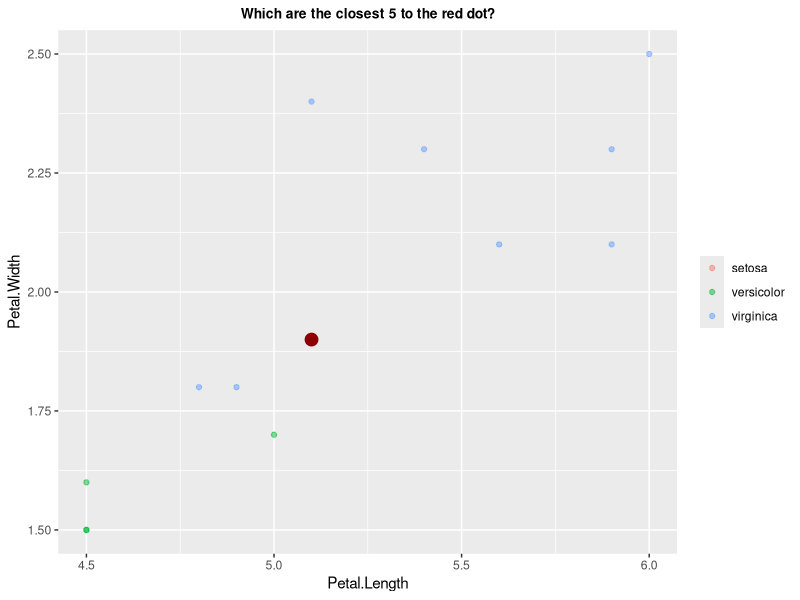
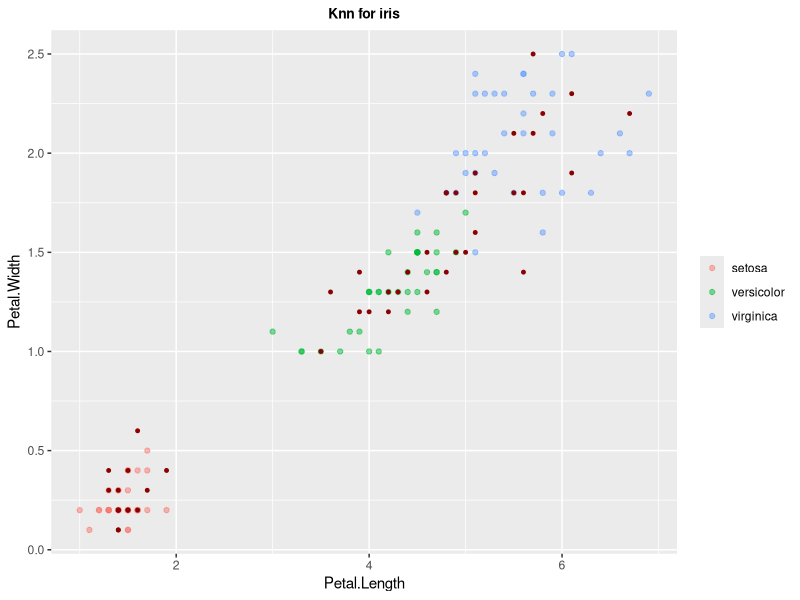
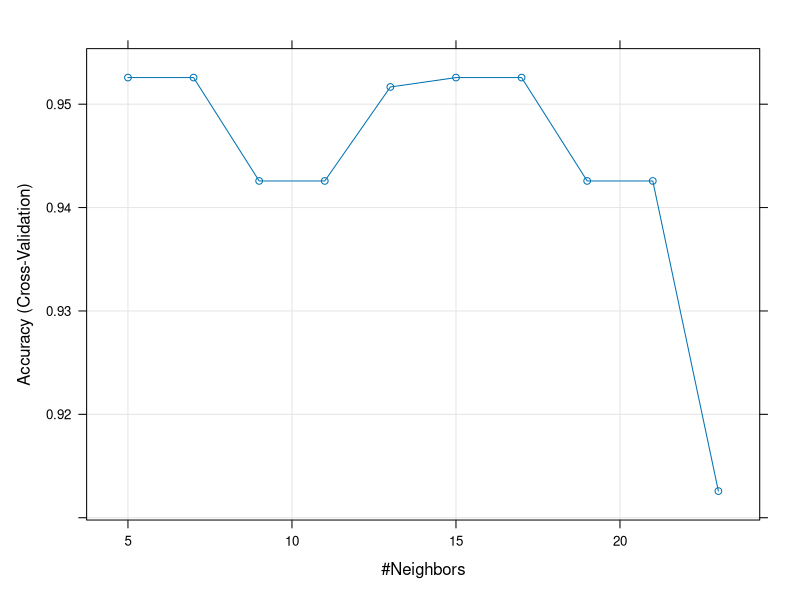
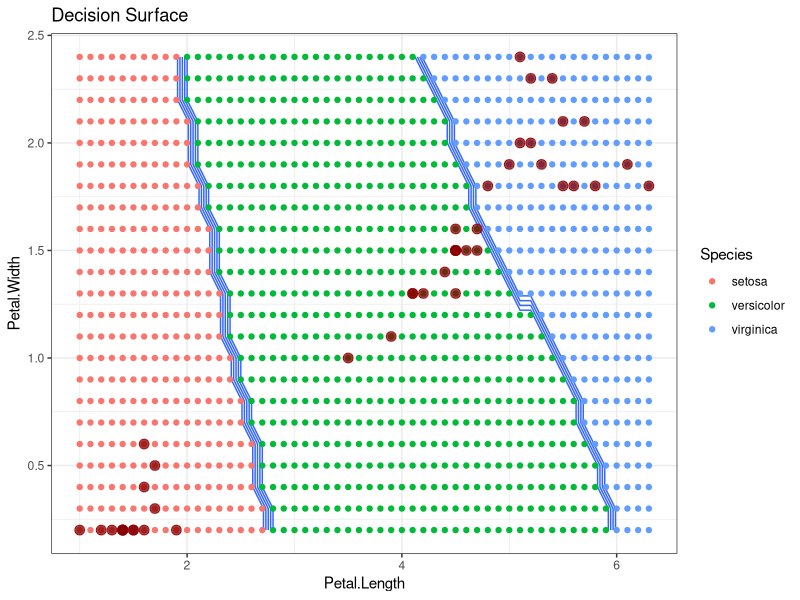
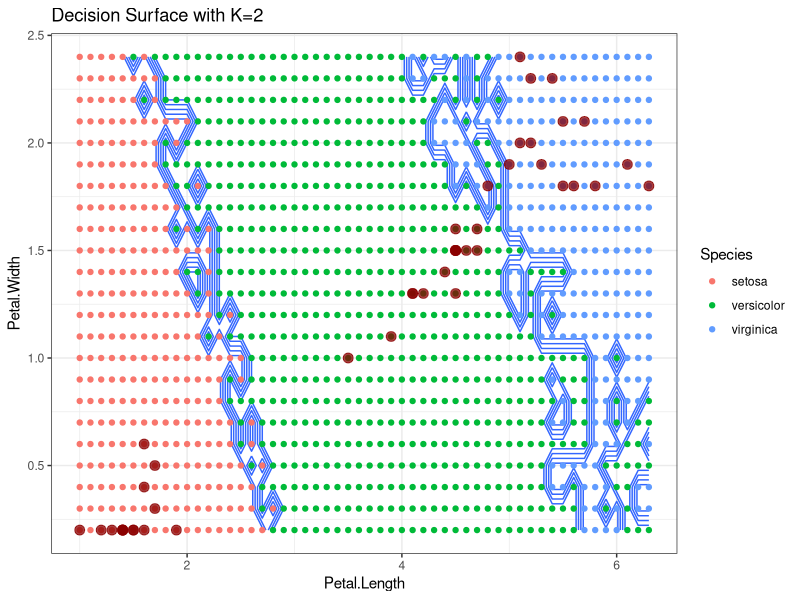
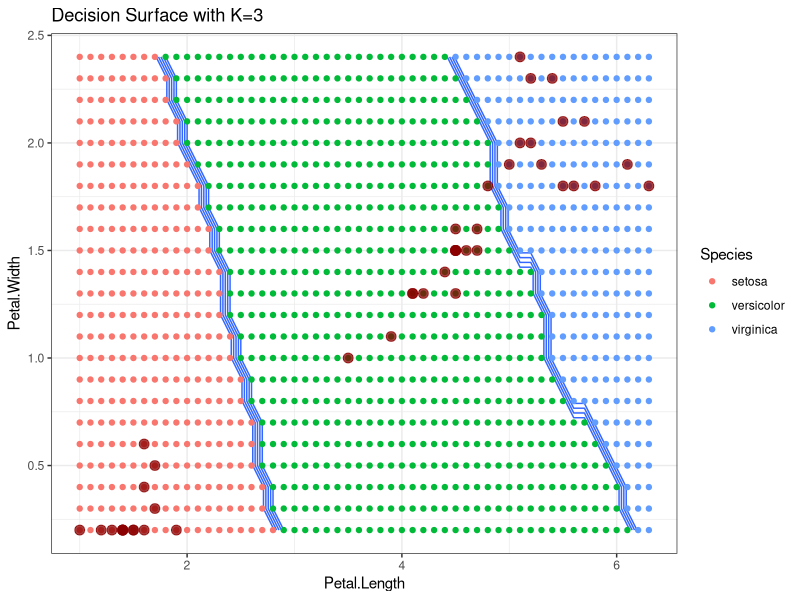
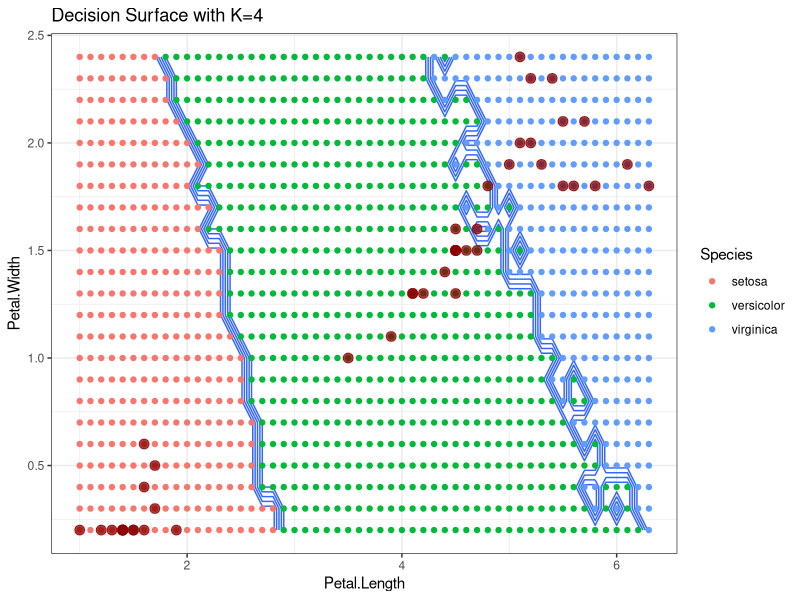
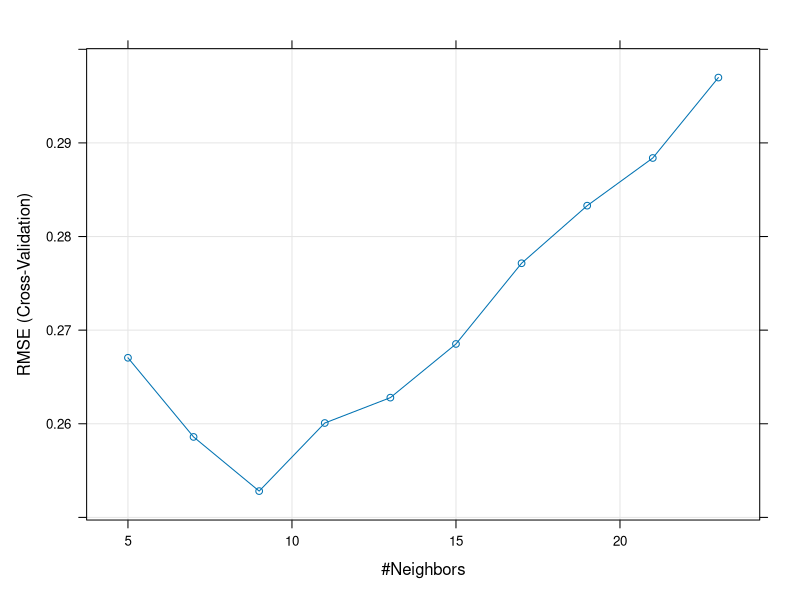

R code for these plots, in order:
## ---- chunk 1
library(caret)
library(tidyverse)

## ---- chunk 2

set.seed(1)

indxTrain <- createDataPartition(y = iris[, names(iris) == "Species"], p = 0.7, list = F)

train <- iris[indxTrain,]

train1<-train%>%
  filter(Species=="setosa")%>% 
  sample_n(10)
train2<-train%>%
  filter(Species=="versicolor")%>% 
  sample_n(10)
train3<-train%>%
  filter(Species=="virginica")%>% 
  sample_n(10)
graph_train<-rbind(train1,train2,train3)

test <- iris[-indxTrain,]

graph_test<-test%>%
  sample_n(1)

ggplot(data=graph_train,mapping = aes(x=Petal.Length,y=Petal.Width,color=Species))+geom_point(alpha=0.5) + 
   geom_point(data=graph_test, color="darkred", size=4) + theme(legend.title = element_blank())+ggtitle("Which are the closest 5 to the red dot?")+xlim(4.5,6)+ylim(1.5,2.5)+
  theme(plot.title = element_text(hjust=0.5, size=10, face='bold'))


knnModel <- train(Species ~.,
                  data = graph_train,
                  method = 'knn',
                  preProcess = c("center","scale"),
                  tuneGrid=data.frame(k=5))

predictedclass<-predict(knnModel,graph_test)

predictedclass

knnModel$finalModel

## ---- chunk 3

ggplot(data=train,mapping = aes(x=Petal.Length,y=Petal.Width,color=Species))+geom_point(alpha=0.5) + 
   geom_point(data=test, color="darkred", size=1) + theme(legend.title = element_blank())+ggtitle("Knn for iris")+
  theme(plot.title = element_text(hjust=0.5, size=10, face='bold'))
## ---- chunk 4
set.seed(1)

indxTrain <- createDataPartition(y = iris[, names(iris) == "Species"], p = 0.7, list = F)

train <- iris[indxTrain,]
test <- iris[-indxTrain,]

# Fit the model on the training set
#set.seed(123)
knn_model_2 <- train(
  Species ~., 
  data = train, 
  method = "knn",
  trControl = trainControl("cv", number = 10),
  preProcess = c("center","scale"),
  tuneLength = 10
  )
knn_model_2
# Plot model error vs different values of k
plot(knn_model_2)
# Best tuning parameter k that minimize the error
knn_model_2$bestTune
# Make predictions on the test data
predictions <- predict(knn_model_2,test)
head(predictions)
# Compute the prediction error 
confusionMatrix(predictions, test$Species)

## ---- chunk 5
# Compute the prediction error 
confusionMatrix(predictions, test$Species)
## ---- chunk 6

library(caret) 
data(iris)

indxTrain <- createDataPartition(y = iris[, names(iris) == "Species"], p = 0.7, list = F)

train <- iris[indxTrain,]
test <- iris[-indxTrain,]

knnModel <- train(Species ~.,
                  data = train,
                  method = 'knn')

pl = seq(min(test$Petal.Length), max(test$Petal.Length), by=0.1)
pw = seq(min(test$Petal.Width), max(test$Petal.Width), by=0.1)

# generates the boundaries for your graph
lgrid <- expand.grid(Petal.Length=pl, 
                     Petal.Width=pw,
                     Sepal.Length = 5.4,
                     Sepal.Width=3.1)

knnPredGrid <- predict(knnModel, newdata=lgrid)
knnPredGrid = as.numeric(knnPredGrid)

# get the points from the test data...
testPred <- predict(knnModel, newdata=test)
testPred <- as.numeric(testPred)
# this gets the points for the testPred...
test$Pred <- testPred

probs <- matrix(knnPredGrid, length(pl), length(pw))

ggplot(data=lgrid) + stat_contour(aes(x=Petal.Length, y=Petal.Width, z=knnPredGrid),bins=10) +
  geom_point(aes(x=Petal.Length, y=Petal.Width, colour=as.factor(knnPredGrid)))+
  geom_point(data=test, aes(x=Petal.Length, y=Petal.Width), size=3, alpha=0.75, color="darkred")+
  theme_bw()+ 
  labs(color = "Species")+
  ggtitle("Decision Surface")+
  scale_color_hue(labels=c('setosa', 'versicolor', 'virginica'))

## ---- chunk 7
library(caret)
library(tidyverse)


knnModel2k <- train(Species ~.,
                  data = train,
                  method = 'knn',
                  tuneGrid=data.frame(k=2))

pl = seq(min(test$Petal.Length), max(test$Petal.Length), by=0.1)
pw = seq(min(test$Petal.Width), max(test$Petal.Width), by=0.1)

# generates the boundaries for your graph
lgrid <- expand.grid(Petal.Length=pl, 
                     Petal.Width=pw,
                     Sepal.Length = 5.4,
                     Sepal.Width=3.1)

knnPredGrid <- predict(knnModel2k, newdata=lgrid)
knnPredGrid = as.numeric(knnPredGrid)

# get the points from the test data...
testPred <- predict(knnModel2k, newdata=test)
testPred <- as.numeric(testPred)
# this gets the points for the testPred...
test$Pred <- testPred

probs <- matrix(knnPredGrid, length(pl), length(pw))

ggplot(data=lgrid) + stat_contour(aes(x=Petal.Length, y=Petal.Width, z=knnPredGrid),bins=10) +
  geom_point(aes(x=Petal.Length, y=Petal.Width, colour=as.factor(knnPredGrid)))+
  geom_point(data=test, aes(x=Petal.Length, y=Petal.Width), size=3, alpha=0.75, color="darkred")+
  theme_bw()+ 
  labs(color = "Species")+
  ggtitle("Decision Surface with K=2")+
  scale_color_hue(labels=c('setosa', 'versicolor', 'virginica'))

## ---- chunk 8
library(caret)
library(tidyverse)


knnModel3k <- train(Species ~.,
                  data = train,
                  method = 'knn',
                  tuneGrid=data.frame(k=3))

pl = seq(min(test$Petal.Length), max(test$Petal.Length), by=0.1)
pw = seq(min(test$Petal.Width), max(test$Petal.Width), by=0.1)

# generates the boundaries for your graph
lgrid <- expand.grid(Petal.Length=pl, 
                     Petal.Width=pw,
                     Sepal.Length = 5.4,
                     Sepal.Width=3.1)

knnPredGrid <- predict(knnModel3k, newdata=lgrid)
knnPredGrid = as.numeric(knnPredGrid)

# get the points from the test data...
testPred <- predict(knnModel3k, newdata=test)
testPred <- as.numeric(testPred)
# this gets the points for the testPred...
test$Pred <- testPred

probs <- matrix(knnPredGrid, length(pl), length(pw))

ggplot(data=lgrid) + stat_contour(aes(x=Petal.Length, y=Petal.Width, z=knnPredGrid),bins=10) +
  geom_point(aes(x=Petal.Length, y=Petal.Width, colour=as.factor(knnPredGrid)))+
  geom_point(data=test, aes(x=Petal.Length, y=Petal.Width), size=3, alpha=0.75, color="darkred")+
  theme_bw()+ 
  labs(color = "Species")+
  ggtitle("Decision Surface with K=3")+
  scale_color_hue(labels=c('setosa', 'versicolor', 'virginica'))

## ---- chunk 9
library(caret)
library(tidyverse)


knnModel4k <- train(Species ~.,
                  data = train,
                  method = 'knn',
                  tuneGrid=data.frame(k=4))

pl = seq(min(test$Petal.Length), max(test$Petal.Length), by=0.1)
pw = seq(min(test$Petal.Width), max(test$Petal.Width), by=0.1)

# generates the boundaries for your graph
lgrid <- expand.grid(Petal.Length=pl, 
                     Petal.Width=pw,
                     Sepal.Length = 5.4,
                     Sepal.Width=3.1)

knnPredGrid <- predict(knnModel4k, newdata=lgrid)
knnPredGrid = as.numeric(knnPredGrid)

# get the points from the test data...
testPred <- predict(knnModel4k, newdata=test)
testPred <- as.numeric(testPred)
# this gets the points for the testPred...
test$Pred <- testPred

probs <- matrix(knnPredGrid, length(pl), length(pw))

ggplot(data=lgrid) + stat_contour(aes(x=Petal.Length, y=Petal.Width, z=knnPredGrid),bins=10) +
  geom_point(aes(x=Petal.Length, y=Petal.Width, colour=as.factor(knnPredGrid)))+
  geom_point(data=test, aes(x=Petal.Length, y=Petal.Width), size=3, alpha=0.75, color="darkred")+
  theme_bw()+ 
  labs(color = "Species")+
  ggtitle("Decision Surface with K=4")+
  scale_color_hue(labels=c('setosa', 'versicolor', 'virginica'))

## ---- chunk 10
set.seed(1)

indxTrain <- createDataPartition(y = iris[, names(iris) == "Sepal.Width"], p = 0.7, list = F)

train <- iris[indxTrain,]
test <- iris[-indxTrain,]

# Fit the model on the training set
#set.seed(123)
knn_model_3 <- train(
  Sepal.Width ~., 
  data = train, 
  method = "knn",
  trControl = trainControl("cv", number = 10),
  preProcess = c("center","scale"),
  tuneLength = 10
  )
knn_model_3
# Plot model error vs different values of k
plot(knn_model_3)
# Best tuning parameter k that minimize the error
knn_model_3$bestTune
# Make predictions on the test data
predictions <- predict(knn_model_3,test)
head(predictions)
# Compute the prediction error 
RMSE(predictions, test$Sepal.Width)

